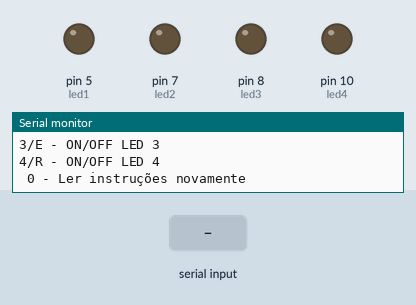
A sketch run on a simulated Arduino Uno, built with avr-gcc and run on an emulated ATmega328P. On the bench: output pins drawn as LEDs (lit = HIGH), the last lines printed to the serial monitor. Inputs (shaded band) come from the test bench.

Above: at 1.2 s.
1.3 s: "R" received over Serial
At 2.5 s:
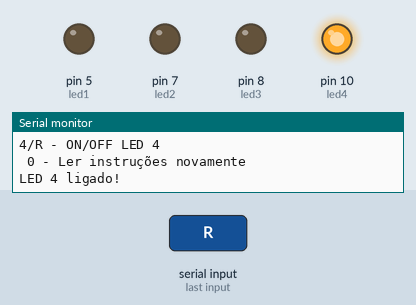
2.8 s: "E" received over Serial
At 3.9 s:
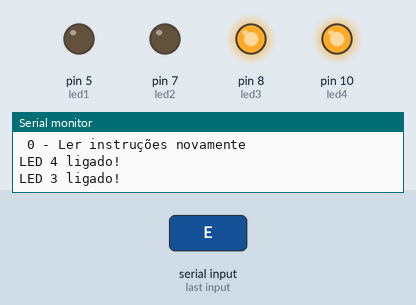
4.3 s: "W" received over Serial
At 5.0 s:
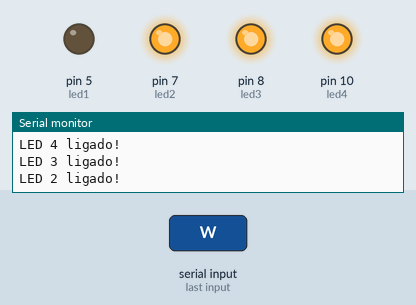
5.8 s: "Q" received over Serial
At 6.1 s:
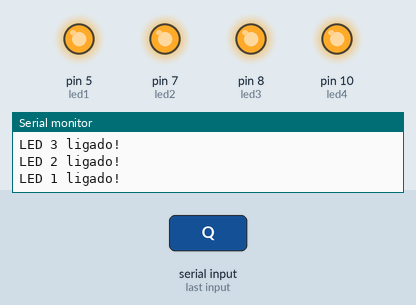
7.3 s: "4" received over Serial
At 8.5 s:
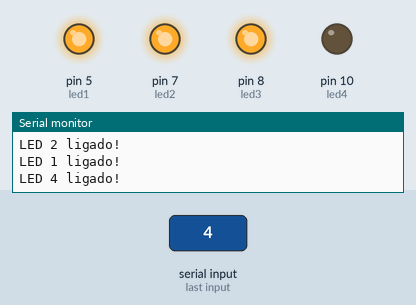
8.8 s: "3" received over Serial
At 9.6 s:
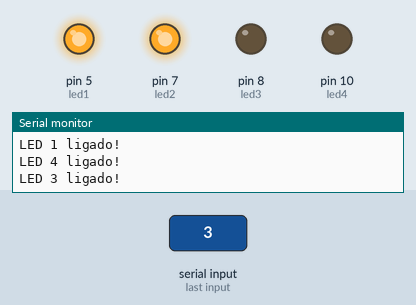
Timing chart, 0 to 11.3 s (numbered marks = the images above; inputs shaded):
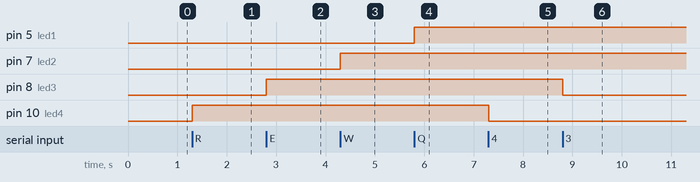

The sketch:

LIGAR_DELISGAR_LED_C_Sensor_TEMo_e_UMI.ino
```cpp
#include<dht11.h>

dht11 sensor;
int led1 = 5;
int led2 = 7;
int led3 = 8;
int led4 = 10;
void setup()
{
  Serial.begin(9600);
  pinMode(led1, OUTPUT);
  pinMode(led2, OUTPUT);
  pinMode(led3, OUTPUT);
  pinMode(led4, OUTPUT);
  Serial.println("1/Q - ON/OFF LED 1");
  Serial.println("2/W - ON/OFF LED 2");
  Serial.println("3/E - ON/OFF LED 3");
  Serial.println("4/R - ON/OFF LED 4");
  Serial.println(" 0 - Ler instruções novamente");
}

void loop()
{

  if (Serial.available())
  {

    int c = Serial.read();
if (c == '0')
    {
      Serial.println("1/Q - ON/OFF LED 1");
      Serial.println("2/W - ON/OFF LED 2");
      Serial.println("3/E - ON/OFF LED 3");
      Serial.println("4/R - ON/OFF LED 4");
    }
    if (c == 'R')
    {
      digitalWrite(led4, HIGH);
      Serial.println("LED 4 ligado!");
    }
     if (c == 'E')
    {
      digitalWrite(led3, HIGH);
      Serial.println("LED 3 ligado!");
    }
     if (c == 'W')
    {
      digitalWrite(led2, HIGH);
      Serial.println("LED 2 ligado!");
    }
     if (c == 'Q')
    {
      digitalWrite(led1, HIGH);
      Serial.println("LED 1 ligado!");
    }
    else if (c == '4')
    {

      digitalWrite(led4, LOW);
      Serial.println("LED 4 ligado!");
    }
    if (c == '3')
    {
      digitalWrite(led3, LOW);
      Serial.println("LED 3 ligado!");
    }
    if (c == '2')
    {
      digitalWrite(led2, LOW);
      Serial.println("LED 2 ligado!");
    }
     if (c == '1')
    {
      digitalWrite(led1, LOW);
      Serial.println("LED 1 ligado!");
    }
    if (c == 'T')
    {
      Serial.print("Lendo sensor: ");
      int chk = sensor.read(2);
      Serial.print("Umidade (%): ");
      Serial.println((float)sensor.humidity, 2);
      Serial.print("Temperatura (graus Celsius): ");
      Serial.println((float)sensor.temperature, 2);
    }
  }
}
```

Measured:
- after the input at 1.3 s, pin 10 (led4): LOW → HIGH at once
- after the input at 2.8 s, pin 8 (led3): LOW → HIGH at once
- after the input at 4.3 s, pin 7 (led2): LOW → HIGH at once
- after the input at 5.8 s, pin 5 (led1): LOW → HIGH at once
- after the input at 7.3 s, pin 10 (led4): HIGH → LOW at once
- after the input at 8.8 s, pin 8 (led3): HIGH → LOW at once
